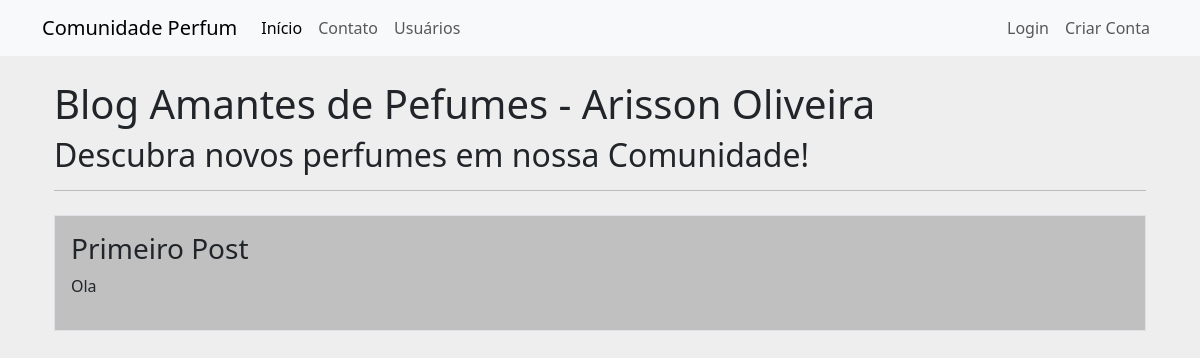
Before: / with the older database file.
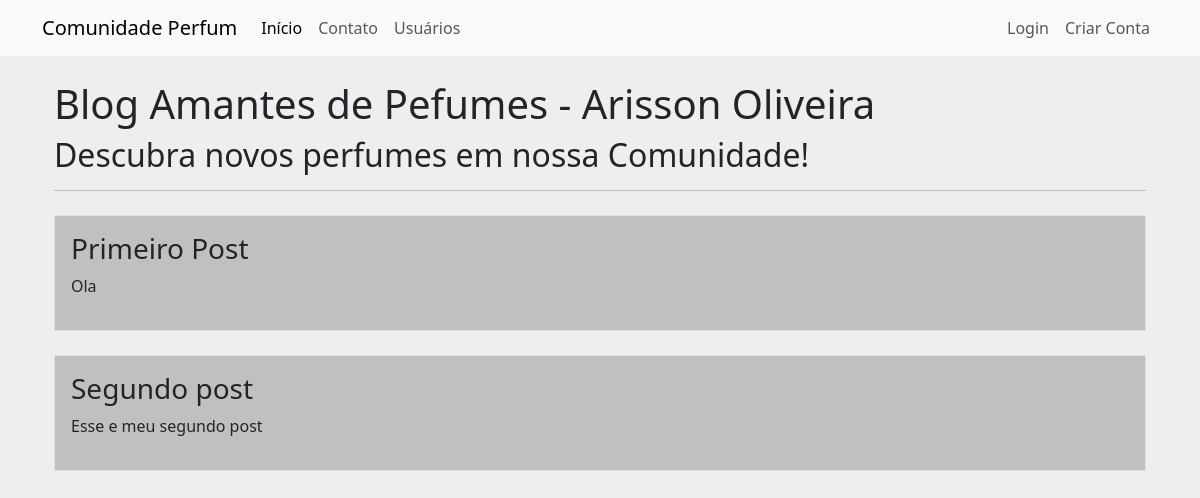
After: the same page with the newer database file.
### comunidadeperfum/models.py (models this page shows)
class Post(database.Model):
    id = database.Column(database.Integer, primary_key=True)
    titulo = database.Column(database.String, nullable=False)
    corpo = database.Column(database.Text, nullable=False)
    data_criacao = database.Column(database.DateTime, nullable=False, default=datetime.utcnow)
    id_usuario = database.Column(database.Integer, database.ForeignKey('usuario.id'), nullable= False)

### comunidadeperfum/routes.py (the view)
@app.route('/')
def homepage():
    posts = Post.query.all()
    return render_template('home.html', posts=posts)

### comunidadeperfum/templates/home.html (shortened to what this page needs)
{% extends 'base.html' %}
{% block body %}
<div class="container nt-3">
    <h1>Blog Amantes de Pefumes - Arisson Oliveira</h1>
    <h2>Descubra novos perfumes em nossa Comunidade!</h2>
    <hr>
    {% for post in posts %}
    <div class="rol border mt-4 p-3 meupost">
        <div class="col-9">
            <h3>{{ post.titulo }}</h3>
            <p>{{ post.corpo }}</p>
        </div>
    </div>
    {% endfor%}
</div>
{% endblock %}

### comunidadeperfum/templates/base.html (shortened to what this page needs)
<!DOCTYPE html>
<html lang="pt-br">
<head>
    <link href="https://cdn.jsdelivr.net/npm/bootstrap@5.3.3/dist/css/bootstrap.min.css" rel="stylesheet">
    <link rel="stylesheet" type="text/css" href="{{ url_for('static', filename='style.css') }}">
</head>
<body>
    {% include 'navbar.html' %}
    <div class="container mt-4">
        {% block body %}
        {% endblock %}
    </div>
</body>
</html>

### comunidadeperfum/templates/navbar.html (shortened to what this page needs)
<nav class="navbar navbar-expand-lg bg-body-tertiary">
    <div class="container-fluid container">
      <a class="navbar-brand" href="{{ url_for('homepage') }}">Comunidade Perfum</a>
      <div class="collapse navbar-collapse" id="navbarSupportedContent">
        <ul class="navbar-nav me-auto mb-2 mb-lg-0">
          <li class="nav-item">
            <a class="nav-link active" aria-current="page" href="{{ url_for('homepage') }}">Início</a>
          </li>
          <li class="nav-item">
            <a class="nav-link" href="{{ url_for('contato') }}">Contato</a>
          </li>
            <a class="nav-link" href="{{ url_for('usuarios') }}">Usuários</a>
        </ul>
        <ul class="d-flex navbar-nav">
            {% if current_user.is_authenticated %}
            <li class="nav-item">
              <a class="nav-link" href="{{ url_for('criar_post')}}">Criar Post</a>
            </li>
            <li class="nav-item">
              <a class="nav-link" href="{{ url_for('perfil')}}">Perfil</a>
            </li>
            <li class="nav-item">
                <a class="nav-link" href="{{ url_for('sair')}}">Sair</a>
            </li>
            {% else %}
              <li class="nav-item">
                  <a class="nav-link" href="{{ url_for('loginconta')}}">Login</a>
              </li>
              <li class="nav-item">
                  <a class="nav-link" href="{{ url_for('loginconta')}}">Criar Conta</a>
              </li>
            {% endif %}
        </ul>
      </div>
    </div>
  </nav>

### comunidadeperfum/static/style.css (style rules this page uses)
body { background:#eee; }
.meupost { background-color: rgba(128, 128, 128, 0.429); }

Changed rows visible on the page:
added Post: titulo "Segundo post", corpo "Esse e meu segundo post"
